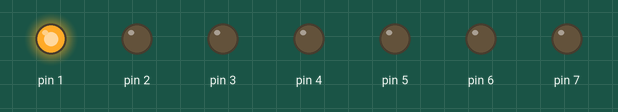
Recording of a sketch running on a simulated Arduino Uno, built with avr-gcc and run on an emulated ATmega328P. On the bench: output pins drawn as LEDs (lit = HIGH).

Above: at 0.1 s.
At 0.7 s:
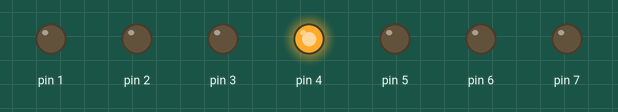
At 1.3 s:
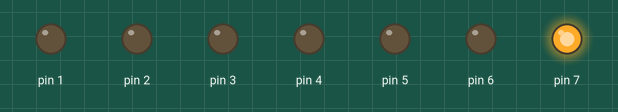
At 2.7 s:
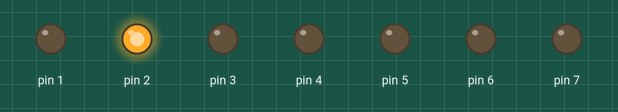
At 3.9 s:
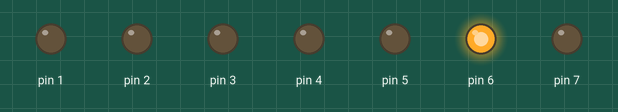
At 5.3 s:
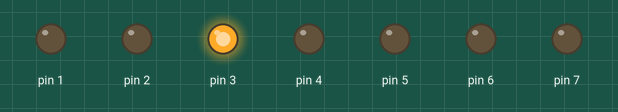
Timing chart, 0 to 5.6 s (numbered marks = the images above):
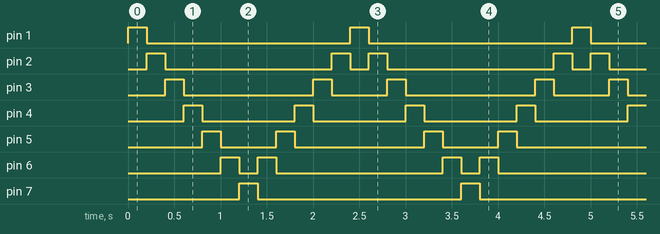

The sketch:

KnightRider_Pattern_with_For_Loop.ino
```cpp
void setup() {
  pinMode(1, OUTPUT);
  pinMode(2, OUTPUT);
  pinMode(3, OUTPUT);
  pinMode(4, OUTPUT);
  pinMode(5, OUTPUT);
  pinMode(6, OUTPUT);
  pinMode(7, OUTPUT);
}

void loop() {
  //First pattern
  for (int x = 1; x <= 7; x++){
    digitalWrite(x, HIGH);
    delay(200);
    digitalWrite(x, LOW);
  }
  //Second pattern
  for (int y = 6; y > 1; y--){
    digitalWrite(y, HIGH);
    delay(200);
    digitalWrite(y, LOW);
  }
}
```

Measured:
- by itself, pin 1, pin 7: alternates HIGH for 0.20 s and LOW for 2.2 s
- by itself, pin 2: repeats every 2.4 s: LOW 1.8 s, HIGH 0.20 s, LOW 0.20 s, HIGH 0.20 s
- by itself, pin 3: repeats every 2.4 s: LOW 1.4 s, HIGH 0.20 s, LOW 0.60 s, HIGH 0.20 s
- by itself, pin 4: alternates HIGH for 0.20 s and LOW for 1.0 s
- by itself, pin 5: repeats every 2.4 s: LOW 0.60 s, HIGH 0.20 s, LOW 1.4 s, HIGH 0.20 s
- by itself, pin 6: repeats every 2.4 s: LOW 0.20 s, HIGH 0.20 s, LOW 1.8 s, HIGH 0.20 s
